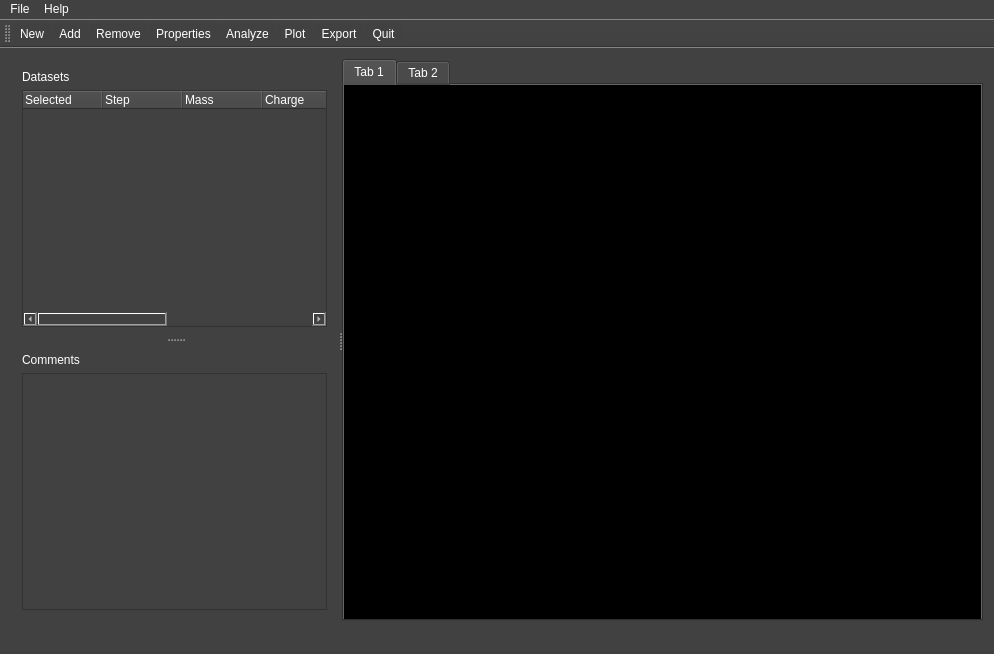
<?xml version="1.0" encoding="UTF-8"?>
<ui version="4.0">
 <class>MainWindow</class>
 <widget class="QMainWindow" name="MainWindow">
  <property name="geometry">
   <rect>
    <x>0</x>
    <y>0</y>
    <width>994</width>
    <height>654</height>
   </rect>
  </property>
  <property name="windowTitle">
   <string>PyParticleProcessor</string>
  </property>
  <property name="styleSheet">
   <string notr="true">background-color: rgb(65, 65, 65);
alternate-background-color: rgb(130, 130, 130);
color: rgb(255, 255, 255);</string>
  </property>
  <widget class="QWidget" name="centralWidget">
   <layout class="QGridLayout" name="gridLayout">
    <item row="0" column="0">
     <widget class="QSplitter" name="splitter_2">
      <property name="orientation">
       <enum>Qt::Horizontal</enum>
      </property>
      <widget class="QSplitter" name="splitter">
       <property name="orientation">
        <enum>Qt::Vertical</enum>
       </property>
       <widget class="QWidget" name="layoutWidget">
        <layout class="QVBoxLayout" name="verticalLayout">
         <item>
          <widget class="QLabel" name="label">
           <property name="text">
            <string>Datasets</string>
           </property>
          </widget>
         </item>
         <item>
          <widget class="QTreeWidget" name="treeWidget">
           <property name="alternatingRowColors">
            <bool>true</bool>
           </property>
           <property name="selectionMode">
            <enum>QAbstractItemView::NoSelection</enum>
           </property>
           <property name="textElideMode">
            <enum>Qt::ElideRight</enum>
           </property>
           <attribute name="headerVisible">
            <bool>true</bool>
           </attribute>
           <attribute name="headerCascadingSectionResizes">
            <bool>false</bool>
           </attribute>
           <attribute name="headerDefaultSectionSize">
            <number>80</number>
           </attribute>
           <attribute name="headerMinimumSectionSize">
            <number>1</number>
           </attribute>
           <attribute name="headerStretchLastSection">
            <bool>true</bool>
           </attribute>
           <column>
            <property name="text">
             <string>Selected</string>
            </property>
           </column>
           <column>
            <property name="text">
             <string>Step</string>
            </property>
           </column>
           <column>
            <property name="text">
             <string>Mass</string>
            </property>
           </column>
           <column>
            <property name="text">
             <string>Charge</string>
            </property>
           </column>
           <column>
            <property name="text">
             <string>Current</string>
            </property>
           </column>
           <column>
            <property name="text">
             <string># Particles</string>
            </property>
           </column>
           <column>
            <property name="text">
             <string># Steps</string>
            </property>
           </column>
           <column>
            <property name="text">
             <string>Filename</string>
            </property>
           </column>
          </widget>
         </item>
        </layout>
       </widget>
       <widget class="QWidget" name="layoutWidget">
        <layout class="QVBoxLayout" name="verticalLayout_2">
         <item>
          <widget class="QLabel" name="label_2">
           <property name="text">
            <string>Comments</string>
           </property>
          </widget>
         </item>
         <item>
          <widget class="QTextEdit" name="textEdit"/>
         </item>
        </layout>
       </widget>
      </widget>
      <widget class="QTabWidget" name="tabWidget">
       <property name="currentIndex">
        <number>0</number>
       </property>
       <widget class="QWidget" name="tab">
        <property name="styleSheet">
         <string notr="true">background-color: rgb(0, 0, 0);</string>
        </property>
        <attribute name="title">
         <string>Tab 1</string>
        </attribute>
        <layout class="QGridLayout" name="gridLayout_4">
         <item row="0" column="0">
          <layout class="QGridLayout" name="gridLayout_3">
           <property name="leftMargin">
            <number>0</number>
           </property>
           <property name="topMargin">
            <number>0</number>
           </property>
           <property name="rightMargin">
            <number>0</number>
           </property>
           <property name="bottomMargin">
            <number>0</number>
           </property>
           <property name="spacing">
            <number>7</number>
           </property>
           <item row="0" column="0">
            <widget class="PlotWidget" name="graphicsView_1"/>
           </item>
           <item row="0" column="1">
            <widget class="PlotWidget" name="graphicsView_2"/>
           </item>
           <item row="1" column="0">
            <widget class="PlotWidget" name="graphicsView_3"/>
           </item>
           <item row="1" column="1">
            <widget class="GLViewWidget" name="graphicsView_4"/>
           </item>
          </layout>
         </item>
        </layout>
       </widget>
       <widget class="QWidget" name="tab_2">
        <attribute name="title">
         <string>Tab 2</string>
        </attribute>
        <layout class="QGridLayout" name="gridLayout_2">
         <item row="0" column="0">
          <widget class="QTextEdit" name="textEdit_2">
           <property name="readOnly">
            <bool>true</bool>
           </property>
          </widget>
         </item>
        </layout>
       </widget>
      </widget>
     </widget>
    </item>
   </layout>
  </widget>
  <widget class="QToolBar" name="mainToolBar">
   <property name="toolButtonStyle">
    <enum>Qt::ToolButtonTextBesideIcon</enum>
   </property>
   <attribute name="toolBarArea">
    <enum>TopToolBarArea</enum>
   </attribute>
   <attribute name="toolBarBreak">
    <bool>false</bool>
   </attribute>
   <addaction name="actionImport_New"/>
   <addaction name="actionImport_Add"/>
   <addaction name="actionUnload_Selected"/>
   <addaction name="actionProperties"/>
   <addaction name="actionAnalyze"/>
   <addaction name="actionPlot"/>
   <addaction name="actionExport_For"/>
   <addaction name="actionQuit"/>
  </widget>
  <widget class="QStatusBar" name="statusBar"/>
  <widget class="QMenuBar" name="menuBar">
   <property name="geometry">
    <rect>
     <x>0</x>
     <y>0</y>
     <width>994</width>
     <height>21</height>
    </rect>
   </property>
   <property name="defaultUp">
    <bool>false</bool>
   </property>
   <property name="nativeMenuBar">
    <bool>false</bool>
   </property>
   <widget class="QMenu" name="menu_File">
    <property name="title">
     <string>File</string>
    </property>
    <addaction name="actionImport_New"/>
    <addaction name="actionImport_Add"/>
    <addaction name="actionUnload_Selected"/>
    <addaction name="actionExport_For"/>
    <addaction name="separator"/>
    <addaction name="actionQuit"/>
   </widget>
   <widget class="QMenu" name="menuHelp">
    <property name="title">
     <string>Help</string>
    </property>
    <addaction name="actionAbout"/>
   </widget>
   <addaction name="menu_File"/>
   <addaction name="menuHelp"/>
  </widget>
  <action name="actionImport_New">
   <property name="icon">
    <iconset theme="document-new">
     <normaloff>.</normaloff>.</iconset>
   </property>
   <property name="text">
    <string>Import New...</string>
   </property>
   <property name="iconText">
    <string>New</string>
   </property>
   <property name="toolTip">
    <string>New</string>
   </property>
  </action>
  <action name="actionImport_Add">
   <property name="icon">
    <iconset theme="add">
     <normaloff>.</normaloff>.</iconset>
   </property>
   <property name="text">
    <string>Import Add...</string>
   </property>
   <property name="iconText">
    <string>Add</string>
   </property>
   <property name="toolTip">
    <string>Add</string>
   </property>
  </action>
  <action name="actionExport_For">
   <property name="icon">
    <iconset theme="go-right">
     <normaloff>.</normaloff>.</iconset>
   </property>
   <property name="text">
    <string>Export For...</string>
   </property>
   <property name="iconText">
    <string>Export</string>
   </property>
   <property name="toolTip">
    <string>Export</string>
   </property>
  </action>
  <action name="actionQuit">
   <property name="icon">
    <iconset theme="exit">
     <normaloff>.</normaloff>.</iconset>
   </property>
   <property name="text">
    <string>Quit</string>
   </property>
  </action>
  <action name="actionAbout">
   <property name="text">
    <string>About</string>
   </property>
  </action>
  <action name="actionUnload_Selected">
   <property name="icon">
    <iconset theme="remove">
     <normaloff>.</normaloff>.</iconset>
   </property>
   <property name="text">
    <string>Remove</string>
   </property>
   <property name="toolTip">
    <string>Unload</string>
   </property>
  </action>
  <action name="actionProperties">
   <property name="icon">
    <iconset theme="applications-system">
     <normaloff>.</normaloff>.</iconset>
   </property>
   <property name="text">
    <string>Properties</string>
   </property>
   <property name="toolTip">
    <string>Properties</string>
   </property>
  </action>
  <action name="actionPlot">
   <property name="icon">
    <iconset theme="emblem-photos">
     <normaloff>.</normaloff>.</iconset>
   </property>
   <property name="text">
    <string>Plot</string>
   </property>
   <property name="toolTip">
    <string>Plot</string>
   </property>
  </action>
  <action name="actionAnalyze">
   <property name="icon">
    <iconset theme="applications-accessories">
     <normaloff>.</normaloff>.</iconset>
   </property>
   <property name="text">
    <string>Analyze</string>
   </property>
   <property name="toolTip">
    <string>Analyze</string>
   </property>
  </action>
 </widget>
 <layoutdefault spacing="6" margin="11"/>
 <customwidgets>
  <customwidget>
   <class>PlotWidget</class>
   <extends>QGraphicsView</extends>
   <header>pyqtgraph</header>
  </customwidget>
  <customwidget>
   <class>GLViewWidget</class>
   <extends>QGraphicsView</extends>
   <header location="global">pyqtgraph.opengl</header>
  </customwidget>
 </customwidgets>
 <resources/>
 <connections/>
</ui>
